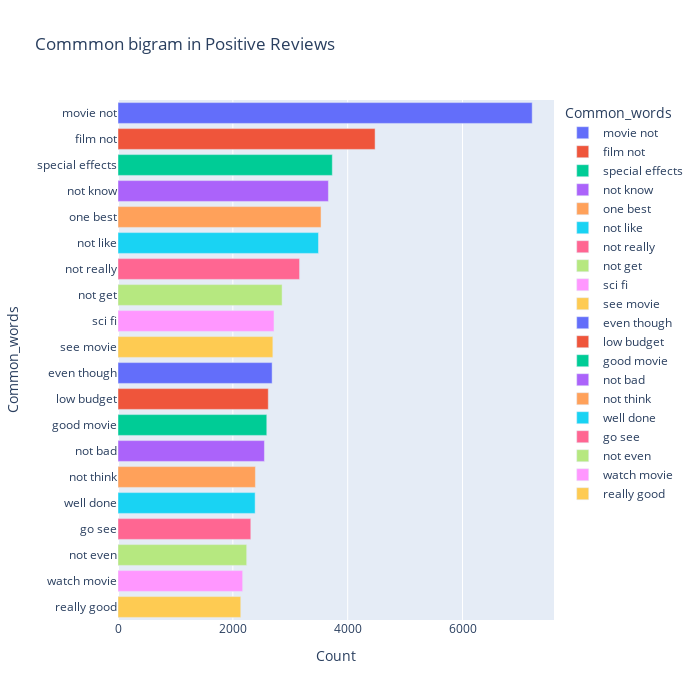

The cell this chart's notebook holds for it:
### Code cell
most_common_uni = get_top_text_ngrams(df.Reviews_clean[df['Ratings']>=7],20,2)
most_common_uni = dict(most_common_uni)
temp = pd.DataFrame(columns = ["Common_words" , 'Count'])
temp["Common_words"] = list(most_common_uni.keys())
temp["Count"] = list(most_common_uni.values())
fig = px.bar(temp, x="Count", y="Common_words", title='Commmon bigram in Positive Reviews', orientation='h', 
             width=700, height=700,color='Common_words')
fig.show()

### Figure 1 — Plotly figure (JSON) as saved in the notebook; plotly's stock layout.template omitted (floating-point values rounded to 4 significant figures)
{"data": [{"alignmentgroup": "True", "hovertemplate": "Common_words=%{y}<br>Count=%{x}<extra></extra>", "legendgroup": "movie not", "marker": {"color": "#636efa", "pattern": {"shape": ""}}, "name": "movie not", "offsetgroup": "movie not", "orientation": "h", "showlegend": true, "textposition": "auto", "type": "bar", "x": [7213], "xaxis": "x", "y": ["movie not"], "yaxis": "y"}, {"alignmentgroup": "True", "hovertemplate": "Common_words=%{y}<br>Count=%{x}<extra></extra>", "legendgroup": "film not", "marker": {"color": "#EF553B", "pattern": {"shape": ""}}, "name": "film not", "offsetgroup": "film not", "orientation": "h", "showlegend": true, "textposition": "auto", "type": "bar", "x": [4477], "xaxis": "x", "y": ["film not"], "yaxis": "y"}, {"alignmentgroup": "True", "hovertemplate": "Common_words=%{y}<br>Count=%{x}<extra></extra>", "legendgroup": "special effects", "marker": {"color": "#00cc96", "pattern": {"shape": ""}}, "name": "special effects", "offsetgroup": "special effects", "orientation": "h", "showlegend": true, "textposition": "auto", "type": "bar", "x": [3732], "xaxis": "x", "y": ["special effects"], "yaxis": "y"}, {"alignmentgroup": "True", "hovertemplate": "Common_words=%{y}<br>Count=%{x}<extra></extra>", "legendgroup": "not know", "marker": {"color": "#ab63fa", "pattern": {"shape": ""}}, "name": "not know", "offsetgroup": "not know", "orientation": "h", "showlegend": true, "textposition": "auto", "type": "bar", "x": [3664], "xaxis": "x", "y": ["not know"], "yaxis": "y"}, {"alignmentgroup": "True", "hovertemplate": "Common_words=%{y}<br>Count=%{x}<extra></extra>", "legendgroup": "one best", "marker": {"color": "#FFA15A", "pattern": {"shape": ""}}, "name": "one best", "offsetgroup": "one best", "orientation": "h", "showlegend": true, "textposition": "auto", "type": "bar", "x": [3536], "xaxis": "x", "y": ["one best"], "yaxis": "y"}, {"alignmentgroup": "True", "hovertemplate": "Common_words=%{y}<br>Count=%{x}<extra></extra>", "legendgroup": "not like", "marker": {"color": "#19d3f3", "pattern": {"shape": ""}}, "name": "not like", "offsetgroup": "not like", "orientation": "h", "showlegend": true, "textposition": "auto", "type": "bar", "x": [3491], "xaxis": "x", "y": ["not like"], "yaxis": "y"}, {"alignmentgroup": "True", "hovertemplate": "Common_words=%{y}<br>Count=%{x}<extra></extra>", "legendgroup": "not really", "marker": {"color": "#FF6692", "pattern": {"shape": ""}}, "name": "not really", "offsetgroup": "not really", "orientation": "h", "showlegend": true, "textposition": "auto", "type": "bar", "x": [3162], "xaxis": "x", "y": ["not really"], "yaxis": "y"}, {"alignmentgroup": "True", "hovertemplate": "Common_words=%{y}<br>Count=%{x}<extra></extra>", "legendgroup": "not get", "marker": {"color": "#B6E880", "pattern": {"shape": ""}}, "name": "not get", "offsetgroup": "not get", "orientation": "h", "showlegend": true, "textposition": "auto", "type": "bar", "x": [2858], "xaxis": "x", "y": ["not get"], "yaxis": "y"}, {"alignmentgroup": "True", "hovertemplate": "Common_words=%{y}<br>Count=%{x}<extra></extra>", "legendgroup": "sci fi", "marker": {"color": "#FF97FF", "pattern": {"shape": ""}}, "name": "sci fi", "offsetgroup": "sci fi", "orientation": "h", "showlegend": true, "textposition": "auto", "type": "bar", "x": [2717], "xaxis": "x", "y": ["sci fi"], "yaxis": "y"}, {"alignmentgroup": "True", "hovertemplate": "Common_words=%{y}<br>Count=%{x}<extra></extra>", "legendgroup": "see movie", "marker": {"color": "#FECB52", "pattern": {"shape": ""}}, "name": "see movie", "offsetgroup": "see movie", "orientation": "h", "showlegend": true, "textposition": "auto", "type": "bar", "x": [2697], "xaxis": "x", "y": ["see movie"], "yaxis": "y"}, {"alignmentgroup": "True", "hovertemplate": "Common_words=%{y}<br>Count=%{x}<extra></extra>", "legendgroup": "even though", "marker": {"color": "#636efa", "pattern": {"shape": ""}}, "name": "even though", "offsetgroup": "even though", "orientation": "h", "showlegend": true, "textposition": "auto", "type": "bar", "x": [2684], "xaxis": "x", "y": ["even though"], "yaxis": "y"}, {"alignmentgroup": "True", "hovertemplate": "Common_words=%{y}<br>Count=%{x}<extra></extra>", "legendgroup": "low budget", "marker": {"color": "#EF553B", "pattern": {"shape": ""}}, "name": "low budget", "offsetgroup": "low budget", "orientation": "h", "showlegend": true, "textposition": "auto", "type": "bar", "x": [2617], "xaxis": "x", "y": ["low budget"], "yaxis": "y"}, {"alignmentgroup": "True", "hovertemplate": "Common_words=%{y}<br>Count=%{x}<extra></extra>", "legendgroup": "good movie", "marker": {"color": "#00cc96", "pattern": {"shape": ""}}, "name": "good movie", "offsetgroup": "good movie", "orientation": "h", "showlegend": true, "textposition": "auto", "type": "bar", "x": [2591], "xaxis": "x", "y": ["good movie"], "yaxis": "y"}, {"alignmentgroup": "True", "hovertemplate": "Common_words=%{y}<br>Count=%{x}<extra></extra>", "legendgroup": "not bad", "marker": {"color": "#ab63fa", "pattern": {"shape": ""}}, "name": "not bad", "offsetgroup": "not bad", "orientation": "h", "showlegend": true, "textposition": "auto", "type": "bar", "x": [2550], "xaxis": "x", "y": ["not bad"], "yaxis": "y"}, {"alignmentgroup": "True", "hovertemplate": "Common_words=%{y}<br>Count=%{x}<extra></extra>", "legendgroup": "not think", "marker": {"color": "#FFA15A", "pattern": {"shape": ""}}, "name": "not think", "offsetgroup": "not think", "orientation": "h", "showlegend": true, "textposition": "auto", "type": "bar", "x": [2393], "xaxis": "x", "y": ["not think"], "yaxis": "y"}, {"alignmentgroup": "True", "hovertemplate": "Common_words=%{y}<br>Count=%{x}<extra></extra>", "legendgroup": "well done", "marker": {"color": "#19d3f3", "pattern": {"shape": ""}}, "name": "well done", "offsetgroup": "well done", "orientation": "h", "showlegend": true, "textposition": "auto", "type": "bar", "x": [2388], "xaxis": "x", "y": ["well done"], "yaxis": "y"}, {"alignmentgroup": "True", "hovertemplate": "Common_words=%{y}<br>Count=%{x}<extra></extra>", "legendgroup": "go see", "marker": {"color": "#FF6692", "pattern": {"shape": ""}}, "name": "go see", "offsetgroup": "go see", "orientation": "h", "showlegend": true, "textposition": "auto", "type": "bar", "x": [2313], "xaxis": "x", "y": ["go see"], "yaxis": "y"}, {"alignmentgroup": "True", "hovertemplate": "Common_words=%{y}<br>Count=%{x}<extra></extra>", "legendgroup": "not even", "marker": {"color": "#B6E880", "pattern": {"shape": ""}}, "name": "not even", "offsetgroup": "not even", "orientation": "h", "showlegend": true, "textposition": "auto", "type": "bar", "x": [2241], "xaxis": "x", "y": ["not even"], "yaxis": "y"}, {"alignmentgroup": "True", "hovertemplate": "Common_words=%{y}<br>Count=%{x}<extra></extra>", "legendgroup": "watch movie", "marker": {"color": "#FF97FF", "pattern": {"shape": ""}}, "name": "watch movie", "offsetgroup": "watch movie", "orientation": "h", "showlegend": true, "textposition": "auto", "type": "bar", "x": [2171], "xaxis": "x", "y": ["watch movie"], "yaxis": "y"}, {"alignmentgroup": "True", "hovertemplate": "Common_words=%{y}<br>Count=%{x}<extra></extra>", "legendgroup": "really good", "marker": {"color": "#FECB52", "pattern": {"shape": ""}}, "name": "really good", "offsetgroup": "really good", "orientation": "h", "showlegend": true, "textposition": "auto", "type": "bar", "x": [2138], "xaxis": "x", "y": ["really good"], "yaxis": "y"}], "layout": {"barmode": "relative", "height": 700, "legend": {"title": {"text": "Common_words"}, "tracegroupgap": 0}, "title": {"text": "Commmon bigram in Positive Reviews"}, "width": 700, "xaxis": {"anchor": "y", "domain": [0, 1], "title": {"text": "Count"}}, "yaxis": {"anchor": "x", "categoryarray": ["really good", "watch movie", "not even", "go see", "well done", "not think", "not bad", "good movie", "low budget", "even though", "see movie", "sci fi", "not get", "not really", "not like", "one best", "not know", "special effects", "film not", "movie not"], "categoryorder": "array", "domain": [0, 1], "title": {"text": "Common_words"}}}}
